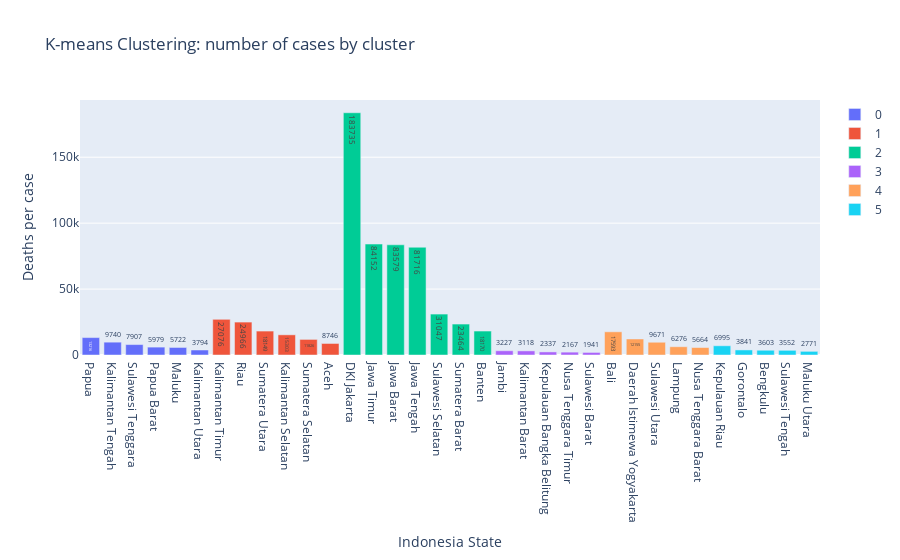

Notebook code for this chart:
### Markdown cell above
Visualisasi Jumlah kasus aktif dari tiap provinsi dari masing-masing cluster menggunakan bar chart

### Code cell
c = t.sort_values(['K-means', ColumnData.cases], ascending=False)
data = [go.Bar(x=c[(c['K-means'] == i)].index, y=c[(c['K-means'] == i)][ColumnData.cases],
               text=c[(c['K-means'] == i)][ColumnData.cases], name=i) for i in range(0, 6)]

vis_bar = go.Figure(data=data)
vis_bar.update_layout(title='K-means Clustering: number of cases by cluster',
                      xaxis_title='Indonesia State', yaxis_title='Deaths per case')
vis_bar.show()

### Figure 1 — Plotly figure (JSON) as saved in the notebook; plotly's stock layout.template omitted (floating-point values rounded to 4 significant figures)
{"data": [{"name": "0", "text": [13216, 9740, 7907, 5979, 5722, 3794], "type": "bar", "x": ["Papua", "Kalimantan Tengah", "Sulawesi Tenggara", "Papua Barat", "Maluku", "Kalimantan Utara"], "y": [13216, 9740, 7907, 5979, 5722, 3794]}, {"name": "1", "text": [27076, 24966, 18149, 15303, 11826, 8746], "type": "bar", "x": ["Kalimantan Timur", "Riau", "Sumatera Utara", "Kalimantan Selatan", "Sumatera Selatan", "Aceh"], "y": [27076, 24966, 18149, 15303, 11826, 8746]}, {"name": "2", "text": [183735, 84152, 83579, 81716, 31047, 23464, 18170], "type": "bar", "x": ["DKI Jakarta", "Jawa Timur", "Jawa Barat", "Jawa Tengah", "Sulawesi Selatan", "Sumatera Barat", "Banten"], "y": [183735, 84152, 83579, 81716, 31047, 23464, 18170]}, {"name": "3", "text": [3227, 3118, 2337, 2167, 1941], "type": "bar", "x": ["Jambi", "Kalimantan Barat", "Kepulauan Bangka Belitung", "Nusa Tenggara Timur", "Sulawesi Barat"], "y": [3227, 3118, 2337, 2167, 1941]}, {"name": "4", "text": [17593, 12155, 9671, 6276, 5664], "type": "bar", "x": ["Bali", "Daerah Istimewa Yogyakarta", "Sulawesi Utara", "Lampung", "Nusa Tenggara Barat"], "y": [17593, 12155, 9671, 6276, 5664]}, {"name": "5", "text": [6995, 3841, 3603, 3552, 2771], "type": "bar", "x": ["Kepulauan Riau", "Gorontalo", "Bengkulu", "Sulawesi Tengah", "Maluku Utara"], "y": [6995, 3841, 3603, 3552, 2771]}], "layout": {"autosize": true, "title": {"text": "K-means Clustering: number of cases by cluster"}, "xaxis": {"autorange": true, "range": [-0.5, 33.5], "title": {"text": "Indonesia State"}, "type": "category"}, "yaxis": {"autorange": true, "range": [0, 193400.0], "title": {"text": "Deaths per case"}, "type": "linear"}}}
